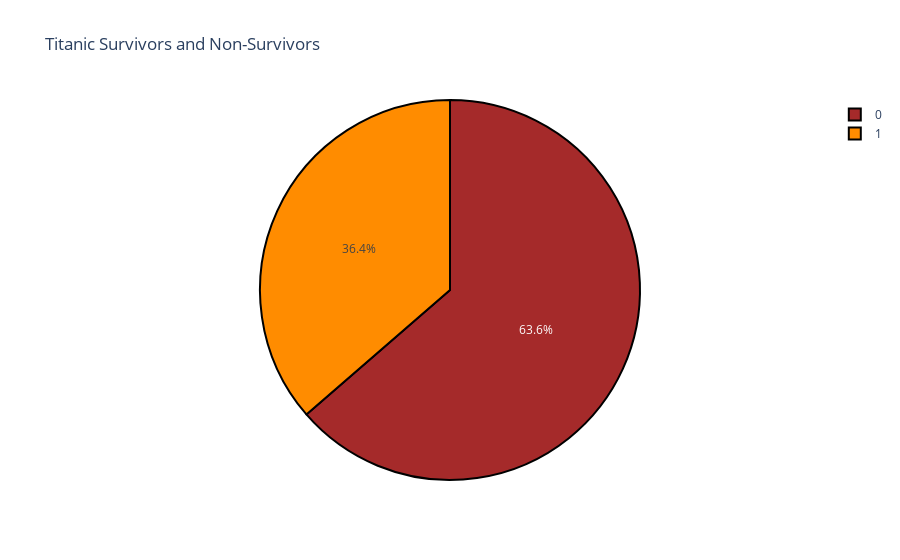

Here is the notebook cell this chart was saved with:
### Code cell
dist = df["Survived"].value_counts()
colors = ["brown", "darkorange"]
trace = go.Pie(values=(np.array(dist)),labels=dist.index)
layout = go.Layout(title="Titanic Survivors and Non-Survivors")
data = [trace]
fig = go.Figure(trace,layout)
fig.update_traces(marker=dict(colors=colors, line=dict(color='#000000', width=2)))
fig.show()

### Figure 1 — Plotly figure (JSON) as saved in the notebook; plotly's stock layout.template omitted (floating-point values rounded to 4 significant figures)
{"data": [{"labels": [0, 1], "marker": {"colors": ["brown", "darkorange"], "line": {"color": "#000000", "width": 2}}, "type": "pie", "values": [266, 152]}], "layout": {"title": {"text": "Titanic Survivors and Non-Survivors"}}}
